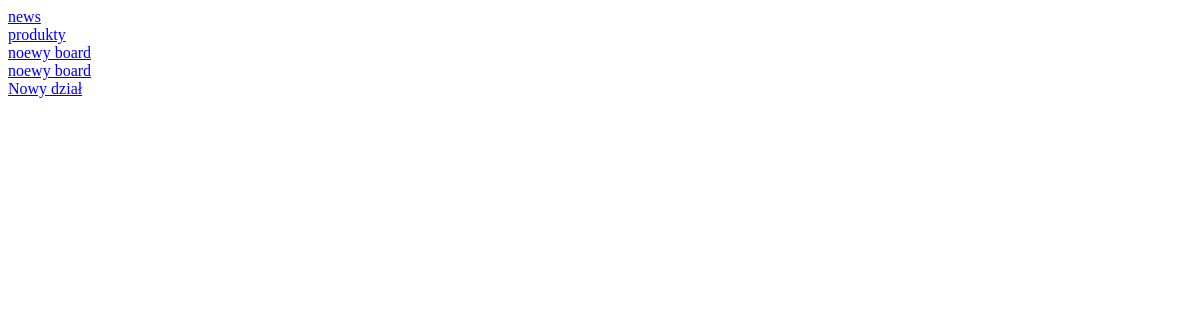
/forum/, run on an earlier commit of the app's database.
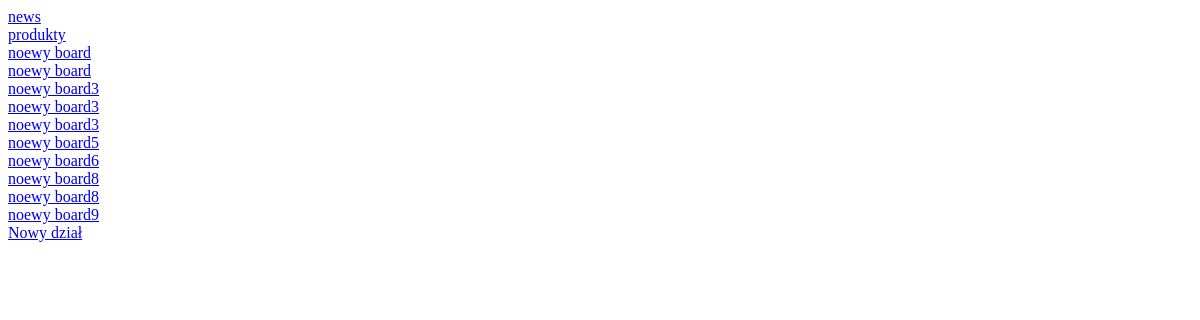
And on a later commit of the database.
### board/models.py (models this page shows, shortened)
class Board(models.Model):
    name = models.CharField(max_length=100)
    description = models.TextField()
    staff_only = models.BooleanField()

### board/views.py (the view)
# urls.py: url(r'^forum/$', BoardView.show_available_board),
    @classmethod
    def show_available_board(cls,request):
        forums = Board.objects.all()
        return render_to_response("board_list.html",{'boards': forums},context_instance=RequestContext(request))

### templates/board_list.html
<div id="list">
    {% for board in boards %}
        <div class="title"><a href="board/{{ board.pk }}">{{ board.name }}</a>
            </div>
    {% endfor %}
    <a href="board/new_board/">Nowy dział</a>
</div>

What changed in the data, as far as the page shows it:
added Board: name "noewy board3"
added Board: name "noewy board3"
added Board: name "noewy board3"
added Board: name "noewy board5"
added Board: name "noewy board6"
added Board: name "noewy board8"
added Board: name "noewy board8"
added Board: name "noewy board9"
